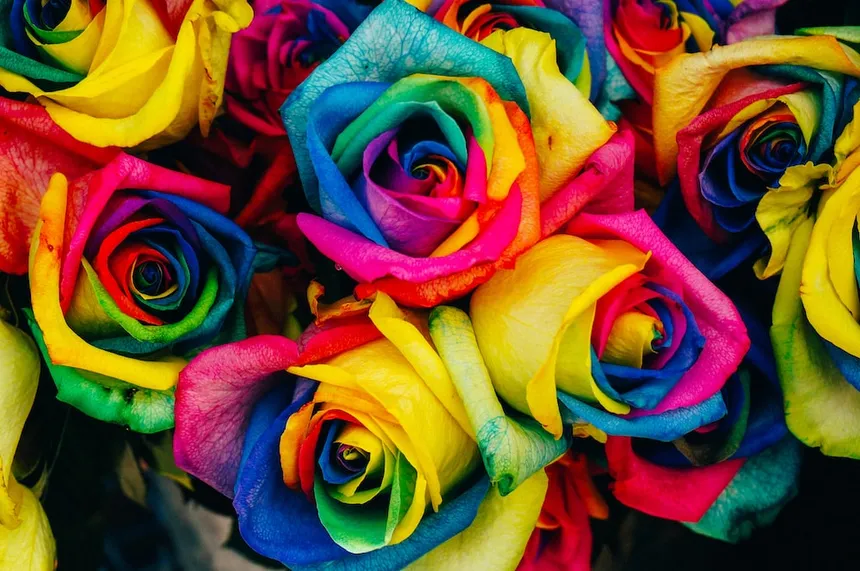
#> input picture colored.png, 860 x 571 px
$ python colour_masking.py
#> lines starting #> are read from the running program, lines starting #| are printed output that depends on the picture; after the words box and inside, x2 and y2 are one past the last pixel; in counts of white or black regions, pixels touching at a corner belong together
import cv2
import numpy as np

img = cv2.imread("./colored.png", cv2.IMREAD_UNCHANGED)
#> img is the input picture: shape (571, 860, 3); mean B, G, R 46.3, 79.3, 112.4

hsv = cv2.cvtColor(img, cv2.COLOR_BGR2HSV)
#> hsv: shape (571, 860, 3); mean H, S, V 79.6, 220.5, 137.5

lower_yellow = np.array([20, 100, 100])
upper_yellow = np.array([30, 255, 255])

mask = cv2.inRange(hsv, lower_yellow, upper_yellow)
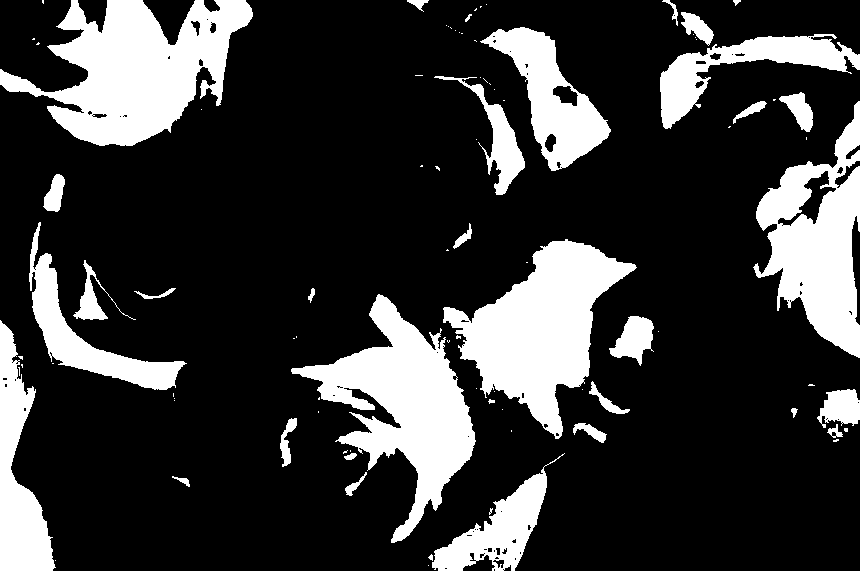
#> mask: shape (571, 860); 21.8% white; 92 white regions (58 under 20 px), largest, box (x1, y1, x2, y2) and area: (0, 0, 253, 146) 19239, (443, 239, 637, 439) 17109, (291, 294, 476, 543) 16786

kernel = np.ones((7, 7), np.uint8)
morphology_result = cv2.morphologyEx(mask, cv2.MORPH_CLOSE, kernel)
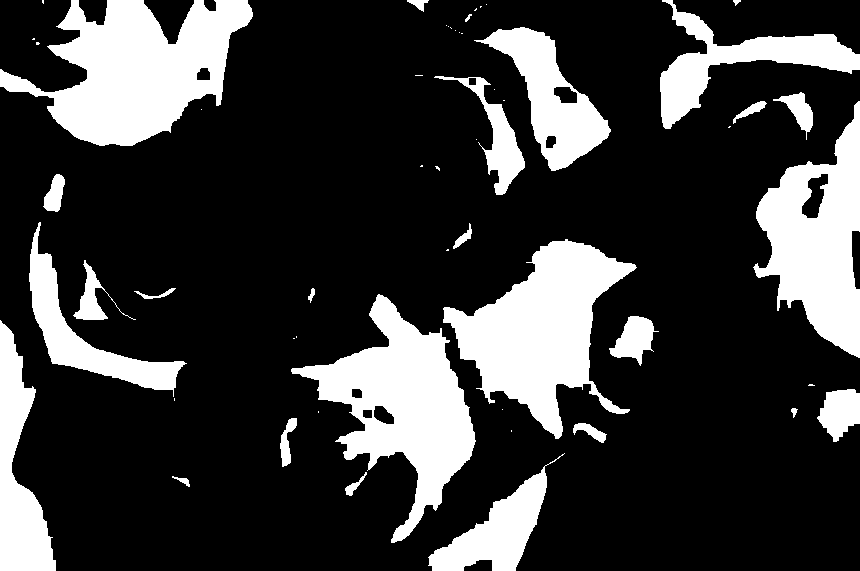
#> morphology_result: shape (571, 860); 22.8% white; 55 white regions (28 under 20 px), largest, box (x1, y1, x2, y2) and area: (0, 0, 253, 146) 19910, (443, 239, 637, 439) 17813, (291, 294, 476, 543) 17581
# morphology_result = cv2.morphologyEx(morphology_result, cv2.MORPH_OPEN, kernel) # smoothing


black_image = np.zeros_like(img)
for i in range(img.shape[0]):
    for j in range(img.shape[1]):
        if morphology_result[i, j] != 0:
            black_image[i, j] = img[i, j]
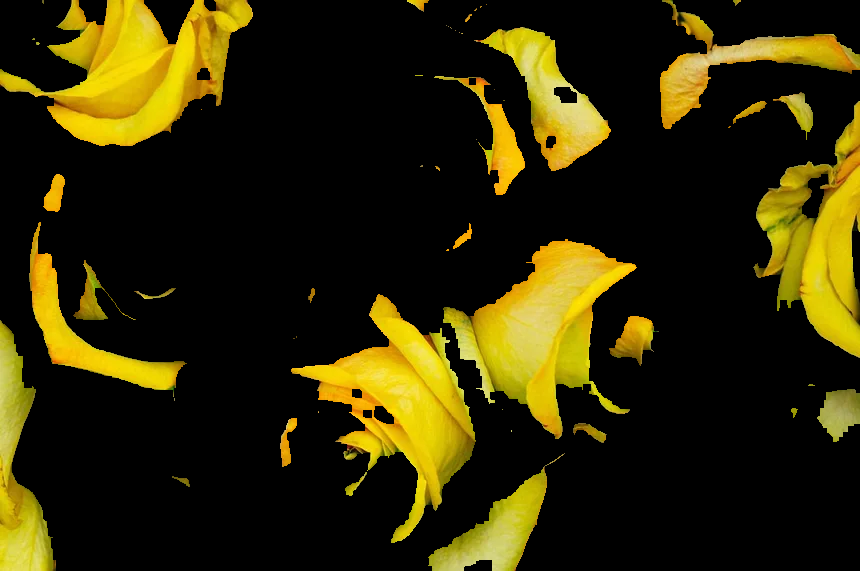
#> black_image: shape (571, 860, 3); mean B, G, R 4.9, 40.9, 47.5


combined_image = np.hstack((img, black_image))
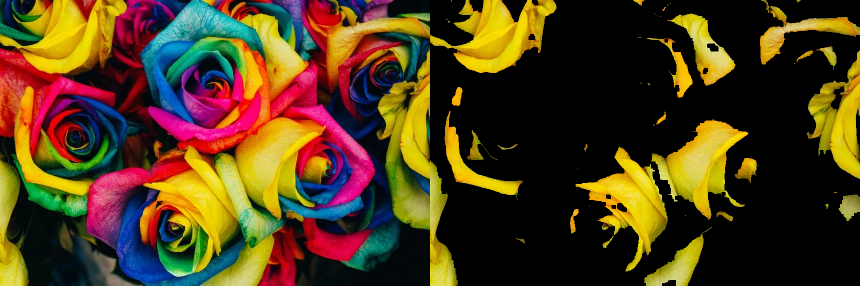
#> combined_image: shape (571, 1720, 3) (shown at 1/2 size); mean B, G, R 25.6, 60.1, 80
cv2.namedWindow("Before and After", cv2.WINDOW_NORMAL)
cv2.imshow("Before and After", combined_image)
cv2.resizeWindow("Before and After", 800, 400)
cv2.waitKey(0)
cv2.destroyAllWindows()
